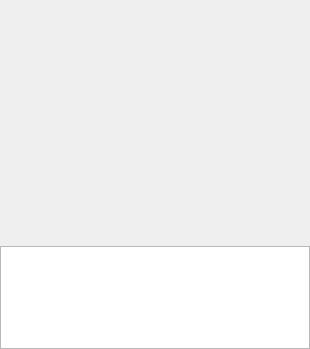
<?xml version="1.0" encoding="UTF-8"?>
<ui version="4.0">
 <class>PrfView</class>
 <widget class="QWidget" name="PrfView">
  <property name="geometry">
   <rect>
    <x>0</x>
    <y>0</y>
    <width>310</width>
    <height>349</height>
   </rect>
  </property>
  <property name="windowTitle">
   <string>Form</string>
  </property>
  <layout class="QVBoxLayout" name="verticalLayout" stretch="1,0">
   <property name="leftMargin">
    <number>0</number>
   </property>
   <property name="topMargin">
    <number>0</number>
   </property>
   <property name="rightMargin">
    <number>0</number>
   </property>
   <property name="bottomMargin">
    <number>0</number>
   </property>
   <item>
    <widget class="vidlab" name="label">
     <property name="sizePolicy">
      <sizepolicy hsizetype="Expanding" vsizetype="Expanding">
       <horstretch>0</horstretch>
       <verstretch>0</verstretch>
      </sizepolicy>
     </property>
     <property name="minimumSize">
      <size>
       <width>240</width>
       <height>240</height>
      </size>
     </property>
     <property name="text">
      <string/>
     </property>
     <property name="pixmap">
      <pixmap resource="icons.qrc">:/new/prefix1/greenguy.png</pixmap>
     </property>
     <property name="alignment">
      <set>Qt::AlignCenter</set>
     </property>
    </widget>
   </item>
   <item>
    <widget class="QTextBrowser" name="textBrowser">
     <property name="sizePolicy">
      <sizepolicy hsizetype="Preferred" vsizetype="Preferred">
       <horstretch>0</horstretch>
       <verstretch>0</verstretch>
      </sizepolicy>
     </property>
     <property name="openLinks">
      <bool>false</bool>
     </property>
    </widget>
   </item>
  </layout>
  <action name="actionPlay">
   <property name="text">
    <string>Play</string>
   </property>
  </action>
  <action name="actionStop">
   <property name="text">
    <string>Stop</string>
   </property>
  </action>
 </widget>
 <customwidgets>
  <customwidget>
   <class>vidlab</class>
   <extends>QLabel</extends>
   <header>vidlab.h</header>
  </customwidget>
 </customwidgets>
 <resources>
  <include location="icons.qrc"/>
 </resources>
 <connections/>
</ui>
